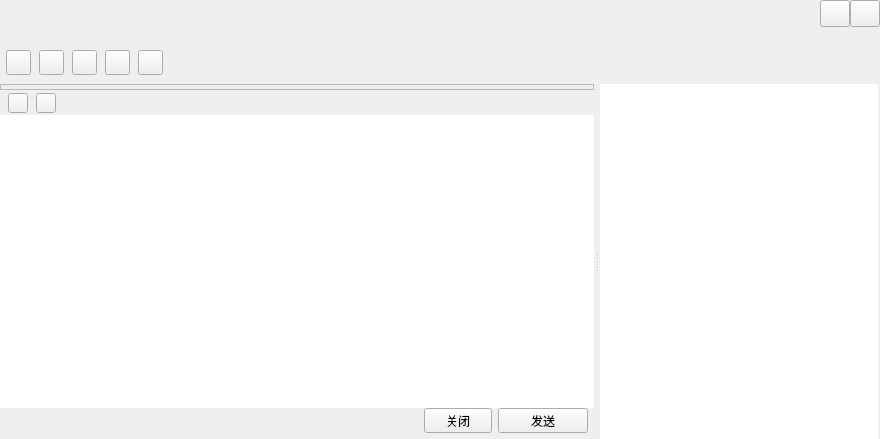
<?xml version="1.0" encoding="UTF-8"?>
<ui version="4.0">
 <class>TalkWindow</class>
 <widget class="QWidget" name="TalkWindow">
  <property name="geometry">
   <rect>
    <x>0</x>
    <y>0</y>
    <width>880</width>
    <height>439</height>
   </rect>
  </property>
  <property name="windowTitle">
   <string>TalkWindow</string>
  </property>
  <layout class="QVBoxLayout" name="verticalLayout_6">
   <property name="spacing">
    <number>0</number>
   </property>
   <property name="leftMargin">
    <number>0</number>
   </property>
   <property name="topMargin">
    <number>0</number>
   </property>
   <property name="rightMargin">
    <number>0</number>
   </property>
   <property name="bottomMargin">
    <number>0</number>
   </property>
   <item>
    <widget class="QWidget" name="titleWidget" native="true">
     <property name="sizePolicy">
      <sizepolicy hsizetype="Expanding" vsizetype="Fixed">
       <horstretch>0</horstretch>
       <verstretch>0</verstretch>
      </sizepolicy>
     </property>
     <property name="minimumSize">
      <size>
       <width>0</width>
       <height>84</height>
      </size>
     </property>
     <property name="maximumSize">
      <size>
       <width>16777215</width>
       <height>84</height>
      </size>
     </property>
     <property name="bottomskin" stdset="0">
      <bool>true</bool>
     </property>
     <layout class="QVBoxLayout" name="verticalLayout">
      <property name="spacing">
       <number>0</number>
      </property>
      <property name="leftMargin">
       <number>6</number>
      </property>
      <property name="topMargin">
       <number>0</number>
      </property>
      <property name="rightMargin">
       <number>0</number>
      </property>
      <property name="bottomMargin">
       <number>0</number>
      </property>
      <item>
       <layout class="QHBoxLayout" name="horizontalLayout">
        <property name="spacing">
         <number>0</number>
        </property>
        <item>
         <widget class="QLabel" name="nameLabel">
          <property name="sizePolicy">
           <sizepolicy hsizetype="Expanding" vsizetype="Fixed">
            <horstretch>0</horstretch>
            <verstretch>0</verstretch>
           </sizepolicy>
          </property>
          <property name="minimumSize">
           <size>
            <width>0</width>
            <height>27</height>
           </size>
          </property>
          <property name="maximumSize">
           <size>
            <width>16777215</width>
            <height>27</height>
           </size>
          </property>
          <property name="font">
           <font>
            <family>Arial</family>
            <pointsize>12</pointsize>
           </font>
          </property>
          <property name="text">
           <string/>
          </property>
         </widget>
        </item>
        <item>
         <widget class="QPushButton" name="sysmin">
          <property name="sizePolicy">
           <sizepolicy hsizetype="Fixed" vsizetype="Fixed">
            <horstretch>0</horstretch>
            <verstretch>0</verstretch>
           </sizepolicy>
          </property>
          <property name="maximumSize">
           <size>
            <width>30</width>
            <height>27</height>
           </size>
          </property>
          <property name="focusPolicy">
           <enum>Qt::ClickFocus</enum>
          </property>
          <property name="toolTip">
           <string>最小化</string>
          </property>
          <property name="text">
           <string/>
          </property>
          <property name="iconSize">
           <size>
            <width>30</width>
            <height>30</height>
           </size>
          </property>
         </widget>
        </item>
        <item>
         <widget class="QPushButton" name="sysclose">
          <property name="sizePolicy">
           <sizepolicy hsizetype="Fixed" vsizetype="Fixed">
            <horstretch>0</horstretch>
            <verstretch>0</verstretch>
           </sizepolicy>
          </property>
          <property name="maximumSize">
           <size>
            <width>30</width>
            <height>27</height>
           </size>
          </property>
          <property name="focusPolicy">
           <enum>Qt::ClickFocus</enum>
          </property>
          <property name="toolTip">
           <string>关闭</string>
          </property>
          <property name="text">
           <string/>
          </property>
          <property name="iconSize">
           <size>
            <width>30</width>
            <height>30</height>
           </size>
          </property>
         </widget>
        </item>
       </layout>
      </item>
      <item>
       <widget class="QLabel" name="signLabel">
        <property name="sizePolicy">
         <sizepolicy hsizetype="Expanding" vsizetype="Fixed">
          <horstretch>0</horstretch>
          <verstretch>0</verstretch>
         </sizepolicy>
        </property>
        <property name="font">
         <font>
          <family>Arial</family>
          <pointsize>10</pointsize>
         </font>
        </property>
        <property name="text">
         <string/>
        </property>
       </widget>
      </item>
      <item>
       <widget class="QWidget" name="funWidget" native="true">
        <property name="sizePolicy">
         <sizepolicy hsizetype="Expanding" vsizetype="Expanding">
          <horstretch>0</horstretch>
          <verstretch>0</verstretch>
         </sizepolicy>
        </property>
        <property name="minimumSize">
         <size>
          <width>0</width>
          <height>34</height>
         </size>
        </property>
        <property name="maximumSize">
         <size>
          <width>16777215</width>
          <height>600</height>
         </size>
        </property>
        <layout class="QHBoxLayout" name="horizontalLayout_2">
         <property name="spacing">
          <number>8</number>
         </property>
         <property name="leftMargin">
          <number>0</number>
         </property>
         <property name="topMargin">
          <number>0</number>
         </property>
         <property name="rightMargin">
          <number>6</number>
         </property>
         <property name="bottomMargin">
          <number>0</number>
         </property>
         <item>
          <widget class="QPushButton" name="addtoolbtn">
           <property name="sizePolicy">
            <sizepolicy hsizetype="Preferred" vsizetype="Fixed">
             <horstretch>0</horstretch>
             <verstretch>0</verstretch>
            </sizepolicy>
           </property>
           <property name="minimumSize">
            <size>
             <width>25</width>
             <height>25</height>
            </size>
           </property>
           <property name="maximumSize">
            <size>
             <width>25</width>
             <height>25</height>
            </size>
           </property>
           <property name="text">
            <string/>
           </property>
           <property name="hasborder" stdset="0">
            <bool>true</bool>
           </property>
          </widget>
         </item>
         <item>
          <widget class="QPushButton" name="addhumanBtn">
           <property name="sizePolicy">
            <sizepolicy hsizetype="Preferred" vsizetype="Fixed">
             <horstretch>0</horstretch>
             <verstretch>0</verstretch>
            </sizepolicy>
           </property>
           <property name="minimumSize">
            <size>
             <width>25</width>
             <height>25</height>
            </size>
           </property>
           <property name="maximumSize">
            <size>
             <width>25</width>
             <height>25</height>
            </size>
           </property>
           <property name="text">
            <string/>
           </property>
           <property name="hasborder" stdset="0">
            <bool>true</bool>
           </property>
          </widget>
         </item>
         <item>
          <widget class="QPushButton" name="appBtn">
           <property name="sizePolicy">
            <sizepolicy hsizetype="Preferred" vsizetype="Fixed">
             <horstretch>0</horstretch>
             <verstretch>0</verstretch>
            </sizepolicy>
           </property>
           <property name="minimumSize">
            <size>
             <width>25</width>
             <height>25</height>
            </size>
           </property>
           <property name="maximumSize">
            <size>
             <width>25</width>
             <height>25</height>
            </size>
           </property>
           <property name="text">
            <string/>
           </property>
           <property name="hasborder" stdset="0">
            <bool>true</bool>
           </property>
          </widget>
         </item>
         <item>
          <widget class="QPushButton" name="videoBtn">
           <property name="sizePolicy">
            <sizepolicy hsizetype="Preferred" vsizetype="Fixed">
             <horstretch>0</horstretch>
             <verstretch>0</verstretch>
            </sizepolicy>
           </property>
           <property name="minimumSize">
            <size>
             <width>25</width>
             <height>25</height>
            </size>
           </property>
           <property name="maximumSize">
            <size>
             <width>25</width>
             <height>25</height>
            </size>
           </property>
           <property name="text">
            <string/>
           </property>
           <property name="hasborder" stdset="0">
            <bool>true</bool>
           </property>
          </widget>
         </item>
         <item>
          <widget class="QPushButton" name="toolsetBtn">
           <property name="sizePolicy">
            <sizepolicy hsizetype="Preferred" vsizetype="Fixed">
             <horstretch>0</horstretch>
             <verstretch>0</verstretch>
            </sizepolicy>
           </property>
           <property name="minimumSize">
            <size>
             <width>25</width>
             <height>25</height>
            </size>
           </property>
           <property name="maximumSize">
            <size>
             <width>25</width>
             <height>25</height>
            </size>
           </property>
           <property name="text">
            <string/>
           </property>
           <property name="hasborder" stdset="0">
            <bool>true</bool>
           </property>
          </widget>
         </item>
         <item>
          <spacer name="horizontalSpacer">
           <property name="orientation">
            <enum>Qt::Horizontal</enum>
           </property>
           <property name="sizeHint" stdset="0">
            <size>
             <width>700</width>
             <height>20</height>
            </size>
           </property>
          </spacer>
         </item>
        </layout>
       </widget>
      </item>
     </layout>
    </widget>
   </item>
   <item>
    <widget class="QSplitter" name="splitter">
     <property name="sizePolicy">
      <sizepolicy hsizetype="Expanding" vsizetype="Expanding">
       <horstretch>0</horstretch>
       <verstretch>0</verstretch>
      </sizepolicy>
     </property>
     <property name="orientation">
      <enum>Qt::Horizontal</enum>
     </property>
     <property name="handleWidth">
      <number>6</number>
     </property>
     <widget class="QSplitter" name="bodySplitter">
      <property name="sizePolicy">
       <sizepolicy hsizetype="Expanding" vsizetype="Expanding">
        <horstretch>0</horstretch>
        <verstretch>0</verstretch>
       </sizepolicy>
      </property>
      <property name="orientation">
       <enum>Qt::Vertical</enum>
      </property>
      <property name="handleWidth">
       <number>1</number>
      </property>
      <property name="childrenCollapsible">
       <bool>false</bool>
      </property>
      <widget class="QWidget" name="bodyWidget" native="true">
       <property name="sizePolicy">
        <sizepolicy hsizetype="Expanding" vsizetype="Expanding">
         <horstretch>0</horstretch>
         <verstretch>0</verstretch>
        </sizepolicy>
       </property>
       <layout class="QVBoxLayout" name="verticalLayout_4">
        <property name="spacing">
         <number>0</number>
        </property>
        <property name="leftMargin">
         <number>0</number>
        </property>
        <property name="topMargin">
         <number>0</number>
        </property>
        <property name="rightMargin">
         <number>0</number>
        </property>
        <property name="bottomMargin">
         <number>0</number>
        </property>
        <item>
         <widget class="QFrame" name="frameWidget">
          <property name="sizePolicy">
           <sizepolicy hsizetype="Expanding" vsizetype="Preferred">
            <horstretch>0</horstretch>
            <verstretch>0</verstretch>
           </sizepolicy>
          </property>
          <property name="frameShape">
           <enum>QFrame::StyledPanel</enum>
          </property>
          <property name="frameShadow">
           <enum>QFrame::Raised</enum>
          </property>
          <layout class="QVBoxLayout" name="verticalLayout_3">
           <property name="spacing">
            <number>0</number>
           </property>
           <property name="leftMargin">
            <number>0</number>
           </property>
           <property name="topMargin">
            <number>1</number>
           </property>
           <property name="rightMargin">
            <number>0</number>
           </property>
           <property name="bottomMargin">
            <number>1</number>
           </property>
           <item>
            <widget class="MsgWebView" name="msgWidget" native="true"/>
           </item>
          </layout>
         </widget>
        </item>
       </layout>
      </widget>
      <widget class="QWidget" name="bottomWidget" native="true">
       <property name="sizePolicy">
        <sizepolicy hsizetype="Expanding" vsizetype="Expanding">
         <horstretch>0</horstretch>
         <verstretch>0</verstretch>
        </sizepolicy>
       </property>
       <property name="minimumSize">
        <size>
         <width>0</width>
         <height>137</height>
        </size>
       </property>
       <property name="maximumSize">
        <size>
         <width>16777215</width>
         <height>400</height>
        </size>
       </property>
       <layout class="QVBoxLayout" name="verticalLayout_2">
        <property name="spacing">
         <number>0</number>
        </property>
        <property name="leftMargin">
         <number>0</number>
        </property>
        <property name="topMargin">
         <number>0</number>
        </property>
        <property name="rightMargin">
         <number>0</number>
        </property>
        <property name="bottomMargin">
         <number>0</number>
        </property>
        <item>
         <widget class="QWidget" name="moduleWidget" native="true">
          <property name="sizePolicy">
           <sizepolicy hsizetype="Expanding" vsizetype="Fixed">
            <horstretch>0</horstretch>
            <verstretch>0</verstretch>
           </sizepolicy>
          </property>
          <property name="minimumSize">
           <size>
            <width>0</width>
            <height>24</height>
           </size>
          </property>
          <property name="maximumSize">
           <size>
            <width>16777215</width>
            <height>24</height>
           </size>
          </property>
          <layout class="QHBoxLayout" name="horizontalLayout_3">
           <property name="spacing">
            <number>8</number>
           </property>
           <property name="leftMargin">
            <number>8</number>
           </property>
           <property name="topMargin">
            <number>0</number>
           </property>
           <property name="rightMargin">
            <number>8</number>
           </property>
           <property name="bottomMargin">
            <number>0</number>
           </property>
           <item>
            <widget class="QPushButton" name="faceBtn">
             <property name="sizePolicy">
              <sizepolicy hsizetype="Fixed" vsizetype="Fixed">
               <horstretch>0</horstretch>
               <verstretch>0</verstretch>
              </sizepolicy>
             </property>
             <property name="minimumSize">
              <size>
               <width>20</width>
               <height>20</height>
              </size>
             </property>
             <property name="maximumSize">
              <size>
               <width>20</width>
               <height>20</height>
              </size>
             </property>
             <property name="text">
              <string/>
             </property>
             <property name="hasborder" stdset="0">
              <bool>true</bool>
             </property>
            </widget>
           </item>
           <item>
            <widget class="QPushButton" name="fileopenBtn">
             <property name="sizePolicy">
              <sizepolicy hsizetype="Fixed" vsizetype="Fixed">
               <horstretch>0</horstretch>
               <verstretch>0</verstretch>
              </sizepolicy>
             </property>
             <property name="minimumSize">
              <size>
               <width>20</width>
               <height>20</height>
              </size>
             </property>
             <property name="maximumSize">
              <size>
               <width>20</width>
               <height>20</height>
              </size>
             </property>
             <property name="text">
              <string/>
             </property>
             <property name="hasborder" stdset="0">
              <bool>true</bool>
             </property>
            </widget>
           </item>
           <item>
            <spacer name="horizontalSpacer_2">
             <property name="orientation">
              <enum>Qt::Horizontal</enum>
             </property>
             <property name="sizeHint" stdset="0">
              <size>
               <width>519</width>
               <height>20</height>
              </size>
             </property>
            </spacer>
           </item>
          </layout>
         </widget>
        </item>
        <item>
         <widget class="QMsgTextEdit" name="textEdit">
          <property name="contextMenuPolicy">
           <enum>Qt::NoContextMenu</enum>
          </property>
          <property name="frameShape">
           <enum>QFrame::NoFrame</enum>
          </property>
         </widget>
        </item>
        <item>
         <layout class="QHBoxLayout" name="horizontalLayout_4">
          <property name="rightMargin">
           <number>6</number>
          </property>
          <property name="bottomMargin">
           <number>6</number>
          </property>
          <item>
           <spacer name="horizontalSpacer_3">
            <property name="orientation">
             <enum>Qt::Horizontal</enum>
            </property>
            <property name="sizeHint" stdset="0">
             <size>
              <width>408</width>
              <height>20</height>
             </size>
            </property>
           </spacer>
          </item>
          <item>
           <widget class="QToolButton" name="closeBtn">
            <property name="minimumSize">
             <size>
              <width>68</width>
              <height>24</height>
             </size>
            </property>
            <property name="text">
             <string>关闭</string>
            </property>
            <property name="titleskin" stdset="0">
             <bool>true</bool>
            </property>
           </widget>
          </item>
          <item>
           <widget class="QToolButton" name="sendBtn">
            <property name="minimumSize">
             <size>
              <width>90</width>
              <height>24</height>
             </size>
            </property>
            <property name="text">
             <string>发送</string>
            </property>
            <property name="titileskin" stdset="0">
             <bool>true</bool>
            </property>
           </widget>
          </item>
         </layout>
        </item>
       </layout>
      </widget>
     </widget>
     <widget class="QWidget" name="widget" native="true">
      <property name="sizePolicy">
       <sizepolicy hsizetype="Expanding" vsizetype="Expanding">
        <horstretch>0</horstretch>
        <verstretch>0</verstretch>
       </sizepolicy>
      </property>
      <property name="minimumSize">
       <size>
        <width>280</width>
        <height>0</height>
       </size>
      </property>
      <property name="maximumSize">
       <size>
        <width>280</width>
        <height>16777215</height>
       </size>
      </property>
      <layout class="QVBoxLayout" name="verticalLayout_5">
       <property name="spacing">
        <number>0</number>
       </property>
       <property name="leftMargin">
        <number>0</number>
       </property>
       <property name="topMargin">
        <number>0</number>
       </property>
       <property name="rightMargin">
        <number>0</number>
       </property>
       <property name="bottomMargin">
        <number>0</number>
       </property>
       <item>
        <widget class="QScrollArea" name="scrollArea">
         <property name="frameShape">
          <enum>QFrame::NoFrame</enum>
         </property>
         <property name="verticalScrollBarPolicy">
          <enum>Qt::ScrollBarAlwaysOff</enum>
         </property>
         <property name="horizontalScrollBarPolicy">
          <enum>Qt::ScrollBarAlwaysOff</enum>
         </property>
         <property name="widgetResizable">
          <bool>true</bool>
         </property>
         <widget class="QWidget" name="scrollAreaWidgetContents">
          <property name="geometry">
           <rect>
            <x>0</x>
            <y>0</y>
            <width>280</width>
            <height>355</height>
           </rect>
          </property>
          <property name="sizePolicy">
           <sizepolicy hsizetype="Expanding" vsizetype="Expanding">
            <horstretch>0</horstretch>
            <verstretch>0</verstretch>
           </sizepolicy>
          </property>
          <widget class="QTreeWidget" name="treeWidget">
           <property name="geometry">
            <rect>
             <x>0</x>
             <y>0</y>
             <width>278</width>
             <height>355</height>
            </rect>
           </property>
           <property name="frameShape">
            <enum>QFrame::NoFrame</enum>
           </property>
           <property name="horizontalScrollBarPolicy">
            <enum>Qt::ScrollBarAlwaysOff</enum>
           </property>
           <property name="editTriggers">
            <set>QAbstractItemView::AllEditTriggers</set>
           </property>
           <property name="indentation">
            <number>0</number>
           </property>
           <property name="headerHidden">
            <bool>true</bool>
           </property>
           <property name="expandsOnDoubleClick">
            <bool>false</bool>
           </property>
           <column>
            <property name="text">
             <string notr="true">1</string>
            </property>
           </column>
          </widget>
         </widget>
        </widget>
       </item>
      </layout>
     </widget>
    </widget>
   </item>
  </layout>
 </widget>
 <layoutdefault spacing="6" margin="11"/>
 <customwidgets>
  <customwidget>
   <class>QMsgTextEdit</class>
   <extends>QTextEdit</extends>
   <header location="global">qmsgtextedit.h</header>
  </customwidget>
  <customwidget>
   <class>MsgWebView</class>
   <extends>QWidget</extends>
   <header location="global">MsgWebView.h</header>
   <container>1</container>
  </customwidget>
 </customwidgets>
 <resources/>
 <connections/>
</ui>
